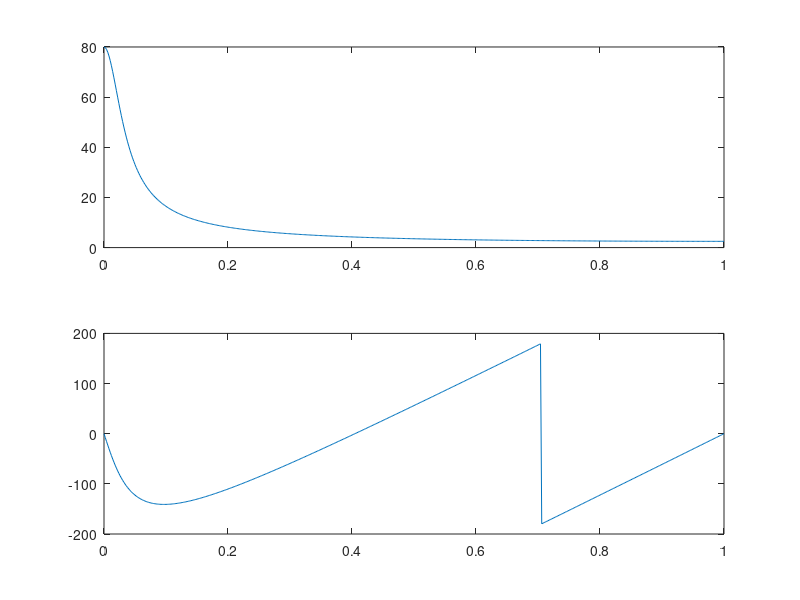

Reproduce this figure in MATLAB.
w3 = [0:500]/500*pi;
X3 = (-4.1 * exp(i * 3 * w3) + 4.9 * exp(i * 2 * w3)) ./ (1 - 1.8 * exp(-i * w3) + 0.81 * exp(-i*2*w3));
magX3 = abs(X3);
angX3 = angle(X3);

subplot(2, 1, 1); plot(w3/pi, magX3);
subplot(2, 1, 2); plot(w3/pi, angX3*180/pi);
